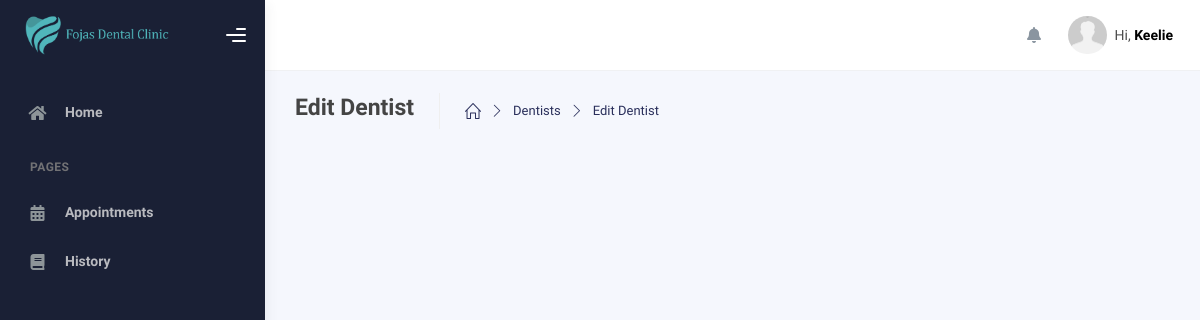
The app's page /modules/admin/edit-dentist.php?user_id=20259473 (signed in), older data.
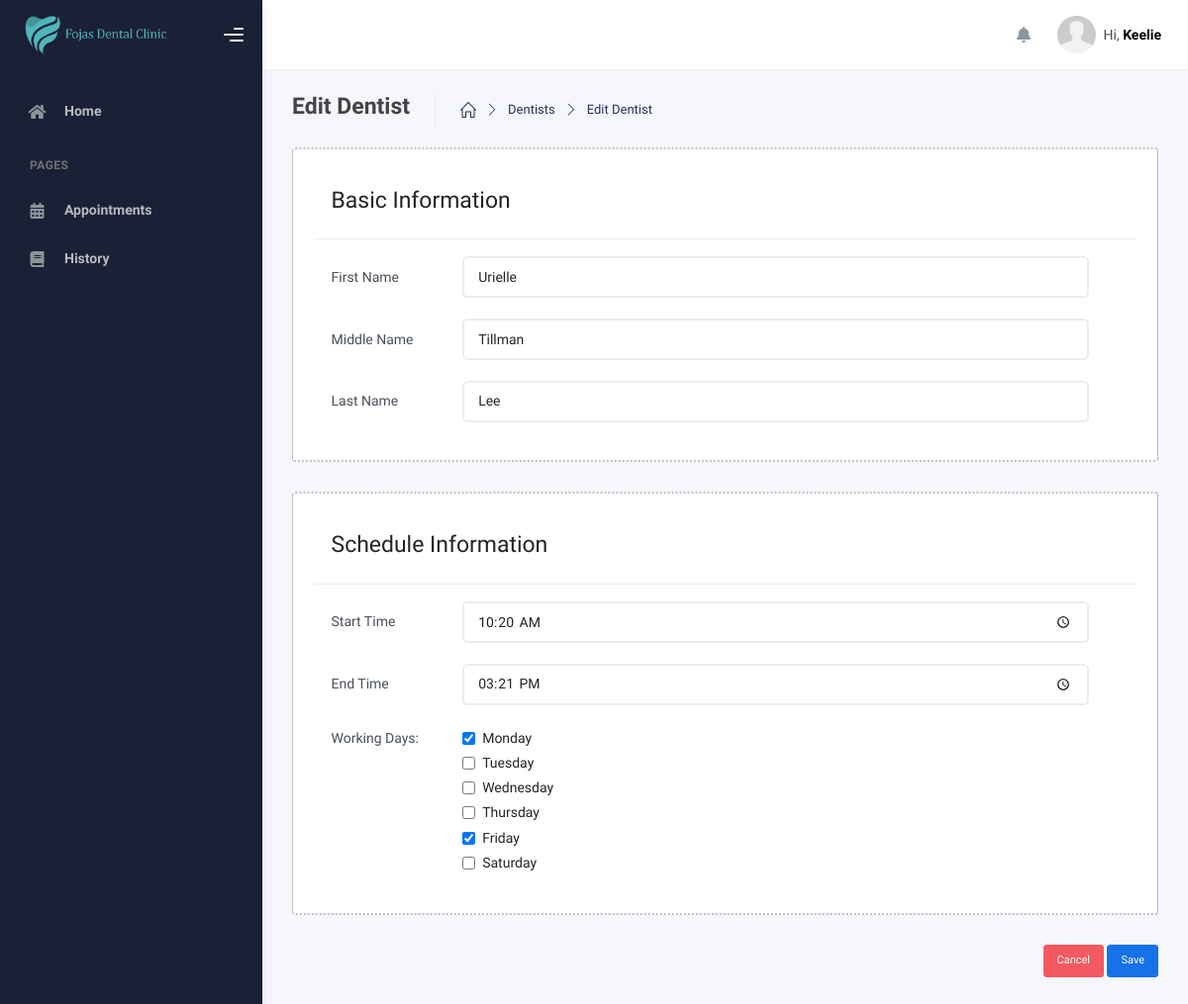
The same page, newer data.
### tables this page shows
CREATE TABLE `schedule` (
  `id` int(11) NOT NULL,
  `user_id` int(255) NOT NULL,
  `day` varchar(150) NOT NULL,
  `start_time` varchar(100) NOT NULL,
  `end_time` varchar(100) NOT NULL,
  `date_created` date NOT NULL,
  `date_updated` date NOT NULL
);

CREATE TABLE `users` (
  `id` int(11) NOT NULL,
  `user_id` int(100) NOT NULL,
  `role_id` int(11) NOT NULL,
  `first_name` varchar(250) NOT NULL,
  `middle_name` varchar(255) NOT NULL,
  `last_name` varchar(255) NOT NULL,
  `mobile_number` varchar(255) NOT NULL,
  `email` varchar(255) DEFAULT NULL,
  `password` varchar(255) NOT NULL,
  `date_of_birth` date NOT NULL,
  `date_created` date NOT NULL,
  `date_updated` date NOT NULL,
  `token` varchar(255) DEFAULT NULL,
  `address` varchar(255) DEFAULT NULL,
  `otp` varchar(100) DEFAULT NULL
);

### modules/queries/Users/dentists.php (called while the page is built, shortened)
<?php
function getDentistById($conn, $role, $id) {
  $sql = "SELECT users.user_id AS user_id,
    users.first_name AS first_name,
    users.middle_name AS middle_name,
    users.last_name AS last_name,
    users.mobile_number AS mobile_number,
    users.email AS email,
    schedule.user_id AS schedule_user_id,
    schedule.day AS day,
    schedule.start_time AS start_time,
    schedule.end_time AS end_time
  FROM
  users
  LEFT JOIN schedule
  ON users.user_id = schedule.user_id
  WHERE users.role_id = ? AND users.user_id = ?";
  $stmt = mysqli_prepare($conn, $sql);
  mysqli_stmt_bind_param($stmt, "ii", $role, $id);
  mysqli_stmt_execute($stmt);
  return mysqli_stmt_get_result($stmt);
}

### modules/admin/edit-dentist.php (the view, shortened to what the changed rows need)
<?php
include_once($_SERVER['DOCUMENT_ROOT'] . '/dental_appointment/includes/header.php');
include_once($_SERVER['DOCUMENT_ROOT'] . '/dental_appointment/modules/queries/Users/dentists.php');
?>
  <div class="wrapper">
    <div class="main-panel">
      <div class="container">
        <div class="page-inner">
          <div class="page-category">
            <?php
            if(isset($_GET['user_id'])){
                $user_id = $_GET['user_id'];
                $run_dentist = getDentistById($conn, '3', $user_id);
                if(mysqli_num_rows($run_dentist) > 0){
                foreach($run_dentist as $row_dentist){
                ?>
                <form action="" method="POST">
                  <div class="row">
                    <div class="col-lg-12">
                      <div class="card p-4 shadow-none form-card rounded-1">
                        <div class="card-header">
                          <h3>Basic Information</h3>
                        </div>
                        <div class="card-body">
                          <div class="row gap-4">
                            <div class="col-lg-12">
                              <div class="row d-flex align-items-center w-100">
                                <div class="col-lg-2">
                                  <label for="first_name">First Name</label>
                                </div>
                                <div class="col-lg-10">
                                  <input type="text" class="form-control" name="first_name" value="<?= $row_dentist['first_name']?>">
                                </div>
                              </div>
                            </div>
                            <div class="col-lg-12">
                              <div class="row d-flex align-items-center w-100">
                                <div class="col-lg-2">
                                  <label for="">Middle Name</label>
                                </div>
                                <div class="col-lg-10">
                                  <input type="text" class="form-control" name="middle_name" value="<?= $row_dentist['middle_name']?>">
                                </div>
                              </div>
                            </div>
                            <div class="col-lg-12">
                              <div class="row d-flex align-items-center w-100">
                                <div class="col-lg-2">
                                  <label for="">Last Name</label>
                                </div>
                                <div class="col-lg-10">
                                  <input type="text" class="form-control" name="last_name" value="<?= $row_dentist['last_name']?>">
                                </div>
                              </div>
                            </div>
                          </div>
                        </div>
                      </div>
                    </div>
                    <div class="col-lg-12">
                      <div class="card p-4 shadow-none form-card rounded-1">
                        <div class="card-header">
                          <h3>Schedule Information</h3>
                        </div>
                        <div class="card-body">
                          <div class="row gap-4">
                            <div class="col-lg-12">
                              <div class="row d-flex align-items-center w-100">
                                <div class="col-lg-2">
                                  <label for="">Start Time</label>
                                </div>
                                <div class="col-lg-10">
                                  <input type="time" class="form-control" name="start_time" id="start_time" min="10:00" max="17:00" value="<?= $row_dentist['start_time']?>">
                                </div>
                              </div>
                            </div>
                            <div class="col-lg-12">
                              <div class="row d-flex align-items-center w-100">
                                <div class="col-lg-2">
                                  <label for="">End Time</label>
                                </div>
                                <div class="col-lg-10">
                                  <input type="time" class="form-control" name="end_time" id="end_time" min="10:00" max="17:00" value="<?= $row_dentist['end_time']?>">
                                </div>
                              </div>
                            </div>
                            <div class="col-lg-12">
                              <div class="row d-flex align-items-start w-100">
                                <div class="col-lg-2">
                                  <label for="">Working Days:</label>
                                </div>
                                <div class="col-lg-10">
                                  <?php
                                    $saved_days = explode(', ', $row_dentist['day']);
                                    $all_days = ['Monday', 'Tuesday', 'Wednesday', 'Thursday', 'Friday', 'Saturday'];
                                    foreach ($all_days as $day) {
                                      $checked = in_array($day, $saved_days) ? 'checked' : '';
                                      echo "
                                      <span class='d-flex align-items-center gap-2'>
                                        <input type='checkbox' name='schedule[]' value='$day' $checked> $day
                                      </span>
                                      ";
                                    }
                                    ?>
                                </div>
                              </div>
                            </div>
                          </div>
                        </div>
                      </div>
                    </div>
                    <div class="col-lg-12 text-end">
                      <a href="view-dentists.php" class="btn btn-sm btn-danger">Cancel</a>
                      <input type="submit" class="btn btn-sm btn-primary" value="Save">
                    </div>
                  </div>
                </form>
                <?php
                  }
                }
              }
              ?>
            </div>
          </div>
        </div>
      </div>
    </div>
<?php
include_once($_SERVER['DOCUMENT_ROOT'] . '/dental_appointment/includes/scripts.php');
?>

Row changes from the older to the newer data that the page shows:
added schedule: first_name "Urielle", middle_name "Tillman", last_name "Lee", start_time "10:20", end_time "15:21", day "Monday", day "Tuesday", day "Wednesday", day "Thursday", day "Friday", day "Saturday"
